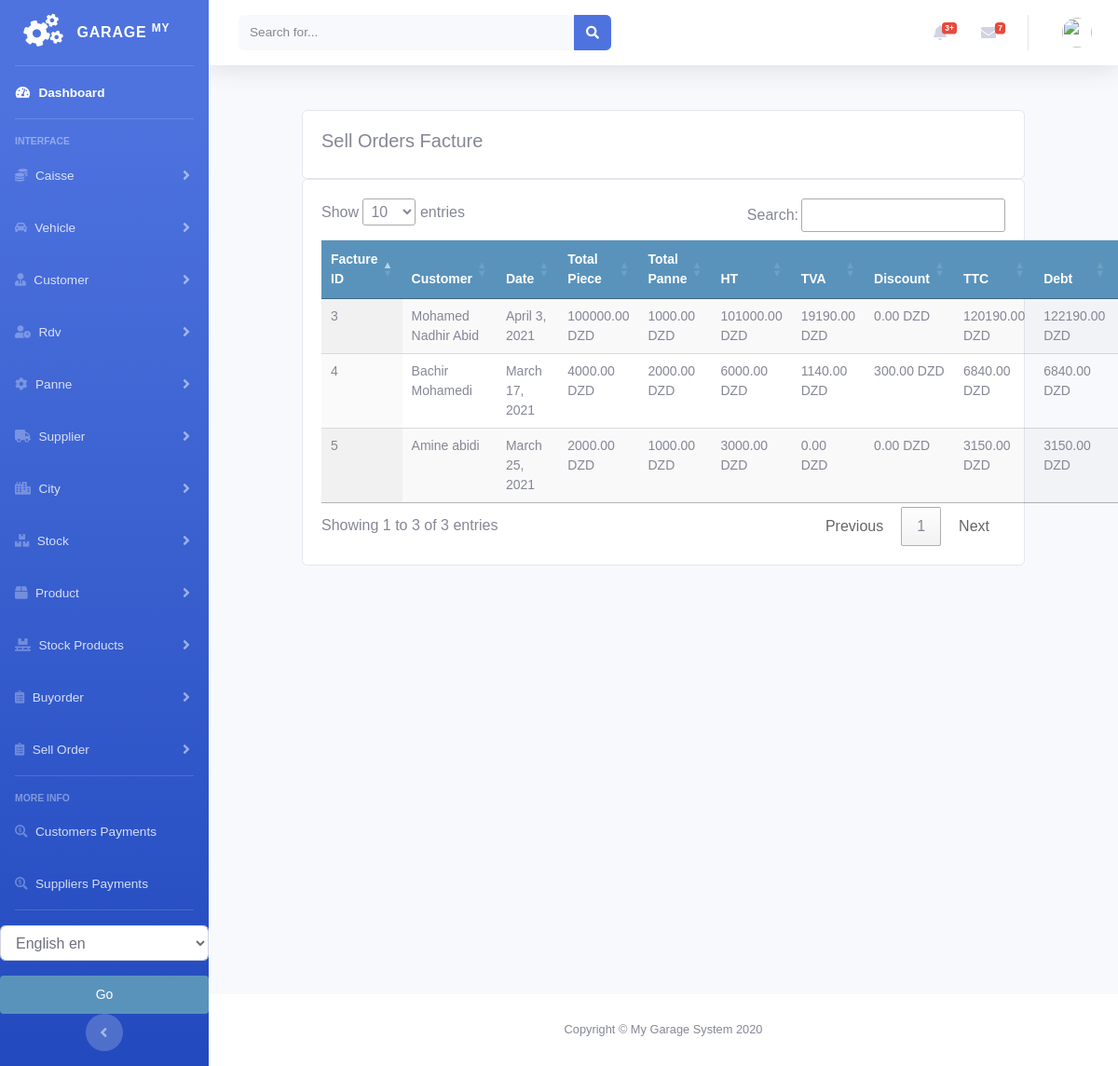
Page /sellorder/factured_sellorder_list on the earlier database version.
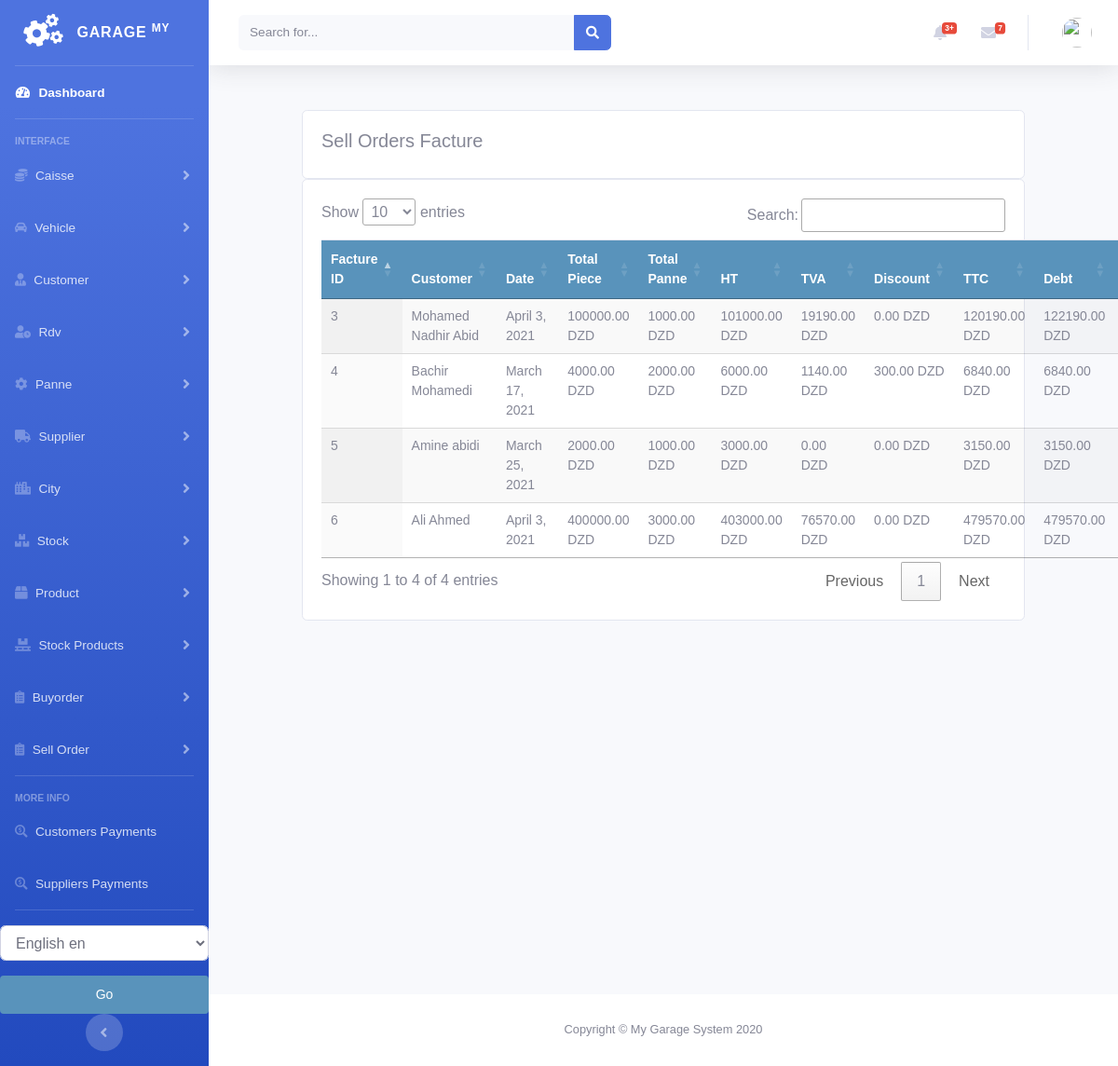
Same page on the later database version.
### sellorder/models.py (models this page shows, shortened)
class SellOrderFacture(models.Model):
    order = models.ForeignKey(Order, on_delete=models.CASCADE)
    created = models.DateTimeField(auto_now_add=True)
    updated = models.DateTimeField(auto_now=True)

class Order(models.Model):
    customer = models.ForeignKey(Customer, on_delete=models.DO_NOTHING)
    vehicle = models.ForeignKey(Vehicle, on_delete=models.DO_NOTHING, null=True, blank=True)
    created = models.DateTimeField(auto_now_add=True)
    updated = models.DateTimeField(auto_now=True)
    debt = models.DecimalField(max_digits=10, decimal_places=2, null=True, blank=True, default=0)
    timbre = models.DecimalField(max_digits=10, decimal_places=2, null=True, blank=True, default=0)
    total_price = models.DecimalField(max_digits=10, decimal_places=2, null=True, blank=True, default=0)
    discount_amount = models.DecimalField(max_digits=10, decimal_places=2, null=True, blank=True, default=0)
    paid = models.BooleanField(default=False)
    order_tva = models.PositiveIntegerField(default=0)
    confirmed = models.BooleanField(default=False)
    factured = models.BooleanField(default=False)
    order_date = models.DateField(null=True, blank=True)
    class Meta:
        ordering = ('-created',)
    def get_total_cost(self):
        return sum(item.get_cost() for item in self.items.all())
    def get_total_panne(self):
        return sum(item.get_cost() for item in self.pannes.all())
    def get_total_item_panne(self):
        return sum(item.get_cost() for item in self.pannes.all()) + sum(item.get_cost() for item in self.items.all())
    def get_tva(self):
        return round(self.get_total_item_panne() * Decimal(self.order_tva / 100), 2)
    def get_ttc(self):
        return round(self.get_total_item_panne() + self.get_tva() - self.discount_amount + self.timbre, 2)

class OrderItem(models.Model):
    order = models.ForeignKey(Order,
                              related_name='items',
                              on_delete=models.CASCADE)
    stockproduct = models.ForeignKey(StockProduct,
                                     related_name='order_item',
                                     on_delete=models.DO_NOTHING, null=True, blank=True)
    price = models.DecimalField(max_digits=10, decimal_places=2)
    quantity = models.PositiveIntegerField(default=1)
    def get_cost(self):
        return self.price * self.quantity

class PanneItem(models.Model):
    order = models.ForeignKey(Order,
                              related_name='pannes',
                              on_delete=models.CASCADE)
    panne = models.ForeignKey(Panne, related_name='order_panne',
                              on_delete=models.DO_NOTHING, null=True, blank=True)
    price = models.DecimalField(max_digits=10, decimal_places=2)
    def get_cost(self):
        return self.price

### customer/models.py (models this page shows, shortened)
class Customer(models.Model):
    firstname = models.CharField(max_length=250, null=True)
    lastname = models.CharField(max_length=250, null=True)
    address = models.CharField(max_length=200, null=True)
    phone = models.CharField(max_length=200, null=True)
    date_created = models.DateTimeField(auto_now_add=True, null=True)
    date_joined = models.DateField(null=True)
    enterprise = models.BooleanField(default=False)
    debt = models.DecimalField(max_digits=10, decimal_places=2, null=True, default=0)
    def __str__(self):
        return self.firstname + " " + self.lastname

### sellorder/views.py (the view)
# urls.py: path('factured_sellorder_list', views.factured_sellorder_list, name='factured_sellorder_list'),
def factured_sellorder_list(request):
    sellorders = SellOrderFacture.objects.all()
    context = {
        'sellorders': sellorders
    }
    return render(request, 'sellorder/list_sellorder_facture.html', context)

### sellorder/templates/sellorder/list_sellorder_facture.html (shortened to what this page needs)
{% extends 'home.html' %}
{% load static %}
{% block content %}
<br>
<div class="row">
    <div class="col-md">
        <div class="card card-body">
            <h5>Sell Orders Facture</h5>
        </div>
        <div class="card card-body">
            <table id="table_id" class="table display text-center">
                <thead>
                <tr>
                    <th>Facture ID</th>
                    <th>Customer</th>
                    <th>Date</th>
                    <th>Total Piece</th>
                    <th>Total Panne</th>
                    <th>HT</th>
                    <th>TVA</th>
                    <th>Discount</th>
                    <th>TTC</th>
                    <th>Debt</th>
                    <th></th>
                </tr>
                </thead>
                <tbody>
                {% for order in sellorders %}
                <tr>
                    <td>{{order.id}}</td>
                    <td>{{order.order.customer}}</td>
                    <td>{{order.order.order_date}}</td>
                    <td>{{order.order.get_total_cost}} DZD</td>
                    <td>{{order.order.get_total_panne}} DZD</td>
                    <td>{{order.order.get_total_item_panne}} DZD</td>
                    <td>{{order.order.get_tva}} DZD</td>
                    <td>{{order.order.discount_amount}} DZD</td>
                    <td>{{order.order.get_ttc}} DZD</td>
                    <td>{{order.order.debt}} DZD</td>
                    <td>
                    </td>
                </tr>
                {% endfor %}
                </tbody>
            </table>
        </div>
    </div>
</div>
{% endblock %}
{% block jsscript %}
<link rel="stylesheet" href="https://ajax.googleapis.com/ajax/libs/jqueryui/1.12.1/themes/smoothness/jquery-ui.css">
<link rel="stylesheet" href="https://cdnjs.cloudflare.com/ajax/libs/chosen/1.8.7/chosen.min.css"/>
<link rel="stylesheet" type="text/css" href="https://cdn.datatables.net/1.10.22/css/jquery.dataTables.css">
{% endblock %}

### accounts/templates/home.html (shortened to what this page needs)
<!DOCTYPE html>
<html lang="en">
<head>
    {% load static %}
    <link rel="stylesheet" href="//code.jquery.com/ui/1.12.1/themes/base/jquery-ui.css">
    <link href="https://cdnjs.cloudflare.com/ajax/libs/font-awesome/5.13.0/css/all.min.css" rel="stylesheet">
    <link rel="stylesheet" href="https://stackpath.bootstrapcdn.com/bootstrap/4.3.1/css/bootstrap.min.css"
>
    <link rel="stylesheet" type="text/css" href="{% static 'vendor/fontawesome-free/css/all.min.css' %}">
    <link rel="stylesheet" type="text/css" href="{% static 'css/sb-admin-2.min.css' %}">
    <link rel="stylesheet" type="text/css" href="{% static 'css/main.css' %}">
</head>
<body id="page-top">
<div id="wrapper">
    {% include 'sidenavbar.html' %}
    <div id="content-wrapper" class="d-flex flex-column">
        {% include 'navbar.html' %}
        <div id="content">
            {% block content %}
            {% endblock %}
        </div>
      <footer class="sticky-footer bg-white">
        <div class="container my-auto">
          <div class="copyright text-center my-auto">
            <span>Copyright &copy; My Garage System 2020</span>
          </div>
        </div>
      </footer>
    </div>
</div>
{% block jsscript %}{% endblock %}
</body>
</html>

### accounts/templates/sidenavbar.html (shortened to what this page needs)
{% load  static %}
{% load i18n %}
<ul class="navbar-nav bg-gradient-primary sidebar sidebar-dark accordion" id="accordionSidebar">
    <a class="sidebar-brand d-flex align-items-center justify-content-center" href="/">
        <div class="sidebar-brand-icon rotate-n-15">
            <i class="fas fa-cogs"></i>
        </div>
        <div class="sidebar-brand-text mx-3">Garage <sup>My</sup></div>
    </a>
    <hr class="sidebar-divider my-0">
    <li class="nav-item active">
        <a class="nav-link" href="/">
            <i class="fas fa-fw fa-tachometer-alt"></i>
            <span>{% trans "Dashboard" %}</span></a>
    </li>
    <hr class="sidebar-divider">
    <div class="sidebar-heading">
        Interface
    </div>
    <li class="nav-item">
        <a class="nav-link collapsed" href="#" data-toggle="collapse" data-target="#collapseCaisse"
           aria-expanded="true" aria-controls="collapseCaisse">
            <i class="fas fa-coins"></i>
            <span>Caisse</span>
        </a>
    </li>
    <li class="nav-item">
        <a class="nav-link collapsed" href="#" data-toggle="collapse" data-target="#collapseType"
           aria-expanded="true" aria-controls="collapseType">
    <i class="fas fa-car-alt"></i>
            <span>Vehicle</span>
        </a>
    </li>
    <li class="nav-item">
        <a class="nav-link collapsed" href="#" data-toggle="collapse" data-target="#collapseCustomer"
           aria-expanded="true" aria-controls="collapseCustomer">
            <i class="fas fa-user-tie"></i>
            <span>Customer</span>
        </a>
    </li>
    <li class="nav-item">
        <a class="nav-link collapsed" href="#" data-toggle="collapse" data-target="#collapseRdv"
           aria-expanded="true" aria-controls="collapseRdv">
            <i class="fas fa-user-clock"></i>
            <span>Rdv</span>
        </a>
    </li>
    <li class="nav-item">
        <a class="nav-link collapsed" href="#" data-toggle="collapse" data-target="#collapsePanne"
           aria-expanded="true" aria-controls="collapsePanne">
            <i class="fas fa-cog"></i>
            <span>Panne</span>
        </a>
    </li>
    <li class="nav-item">
        <a class="nav-link collapsed" href="#" data-toggle="collapse" data-target="#collapsesupplier"
           aria-expanded="true" aria-controls="collapsesupplier">
            <i class="fas fa-truck"></i>
            <span>Supplier</span>
        </a>
    </li>
    <li class="nav-item">
        <a class="nav-link collapsed" href="#" data-toggle="collapse" data-target="#collapseCity"
           aria-expanded="true" aria-controls="collapseCity">
            <i class="fas fa-city"></i>
            <span>City</span>
        </a>
    </li>
    <li class="nav-item">
        <a class="nav-link collapsed" href="#" data-toggle="collapse" data-target="#collapsestock"
           aria-expanded="true" aria-controls="collapsestock">
            <i class="fas fa-boxes"></i>
            <span>Stock</span>
        </a>
    </li>
    <li class="nav-item">
        <a class="nav-link collapsed" href="#" data-toggle="collapse" data-target="#collapseproduct"
           aria-expanded="true" aria-controls="collapseproduct">
            <i class="fas fa-box"></i>
            <span>Product</span>
        </a>
    </li>
    <li class="nav-item">
        <a class="nav-link collapsed" href="#" data-toggle="collapse" data-target="#collapsestockproduct"
           aria-expanded="true" aria-controls="collapsestockproduct">
            <i class="fas fa-pallet"></i>
            <span>Stock Products</span>
        </a>
    </li>
    <li class="nav-item">
        <a class="nav-link collapsed" href="#" data-toggle="collapse" data-target="#collapsebuyorder"
           aria-expanded="true" aria-controls="collapsebuyorder">
            <i class="fas fa-clipboard-list"></i>
            <span>Buyorder</span>
        </a>
    </li>
    <li class="nav-item">
        <a class="nav-link collapsed" href="#" data-toggle="collapse" data-target="#collapsesellorder"
           aria-expanded="true" aria-controls="collapsesellorder">
            <i class="fas fa-clipboard-list"></i>
            <span>Sell Order</span>
        </a>
    </li>
    <hr class="sidebar-divider">
    <div class="sidebar-heading">
        More Info
    </div>
    <li class="nav-item">
        <a class="nav-link" href="{% url 'payments:customer_payment_list' %}">
            <i class="fas fa-search-dollar"></i>
            <span>Customers Payments</span></a>
    </li>
    <li class="nav-item">
        <a class="nav-link" href="{% url 'payments:supplier_payment_list' %}">
            <i class="fas fa-search-dollar"></i>
            <span>Suppliers Payments</span></a>
    </li>
    <hr class="sidebar-divider d-none d-md-block">
    {% get_current_language as LANGUAGE_CODE %}
          <form action="{% url 'set_language'%}" method="post">
              <select class="form-control" name="language" id="">
                  {% get_available_languages as LANGUAGES %}
                  {% get_language_info_list for LANGUAGES as languages %}
                  {% for language in languages %}
                    <option value="{{ language.code }}" {% if language.code == LANGUAGE_CODE %} selected {% endif %}>
                       <i class="fas fa-clipboard-list"></i>  {{ language.name_local}} {{ language.code }}
                    </option>
                  {% endfor %}
              </select>
              <input class="btn btn-warning btn-block mt-3" type="submit" value="Go">
          </form>
    <div class="text-center d-none d-md-inline">
        <button class="rounded-circle border-0" id="sidebarToggle"></button>
    </div>
</ul>

### accounts/templates/navbar.html (shortened to what this page needs)
{% load  static %}
        <nav class="navbar navbar-expand navbar-light bg-white topbar mb-4 static-top shadow">
          <form class="d-none d-sm-inline-block form-inline mr-auto ml-md-3 my-2 my-md-0 mw-100 navbar-search">
            <div class="input-group">
              <input type="text" class="form-control bg-light border-0 small" placeholder="Search for..." aria-label="Search" aria-describedby="basic-addon2">
              <div class="input-group-append">
                <button class="btn btn-primary" type="button">
                  <i class="fas fa-search fa-sm"></i>
                </button>
              </div>
            </div>
          </form>
          <ul class="navbar-nav ml-auto">
            <li class="nav-item dropdown no-arrow mx-1">
              <a class="nav-link dropdown-toggle" href="#" id="alertsDropdown" role="button" data-toggle="dropdown" aria-haspopup="true" aria-expanded="false">
                <i class="fas fa-bell fa-fw"></i>
                <span class="badge badge-danger badge-counter">3+</span>
              </a>
            </li>
            <li class="nav-item dropdown no-arrow mx-1">
              <a class="nav-link dropdown-toggle" href="#" id="messagesDropdown" role="button" data-toggle="dropdown" aria-haspopup="true" aria-expanded="false">
                <i class="fas fa-envelope fa-fw"></i>
                <span class="badge badge-danger badge-counter">7</span>
              </a>
            </li>
            <li class="nav-item dropdown no-arrow">
              <a class="nav-link dropdown-toggle" href="#" id="userDropdown" role="button" data-toggle="dropdown" aria-haspopup="true" aria-expanded="false">
                <img class="img-profile rounded-circle" src="https://source.unsplash.com/QAB-WJcbgJk/60x60">
              </a>
            </li>
          </ul>
        </nav>

### static/css/main.css (style rules this page uses)
body { margin:0; padding:0; font-family:helvetica, sans-serif; }
h1, h2, h3, h4, h5 , h6 { font-family: 'Ubuntu', sans-serif; font-weight:normal; }
a { text-decoration:none; color:#5993bb; }
a.button, input[type="submit"] { color:#fff; background:#5993bb; border-radius:4px; padding:10px 20px; font-size:14px; border:0; }
table { width:100%; border-spacing:0; border-collapse: collapse; }
table th, table td { text-align:left; font-size:14px; padding:10px; margin:0; }
tbody tr:nth-child(odd) { background:#efefef; }
thead th, tbody tr.total { background:#5993bb; color:#fff; font-weight:bold; }
#content { padding:0 100px; overflow:hidden; }

Differences in the rows shown:
added SellOrderFacture: id "6", order.customer "Ali Ahmed", order.order_date "April 3, 2021", order.get_total_cost "400000.00", order.get_total_panne "3000.00", order.get_total_item_panne "403000.00", order.get_tva "76570.00", order.discount_amount "0.00", order.get_ttc "479570.00", order.debt "479570.00"
Other differences:
text written by a page script: "Show entries Search: Showing 1 to 3 of 3 entries Previous 1 Next" → "Show entries Search: Showing 1 to 4 of 4 entries Previous 1 Next"
